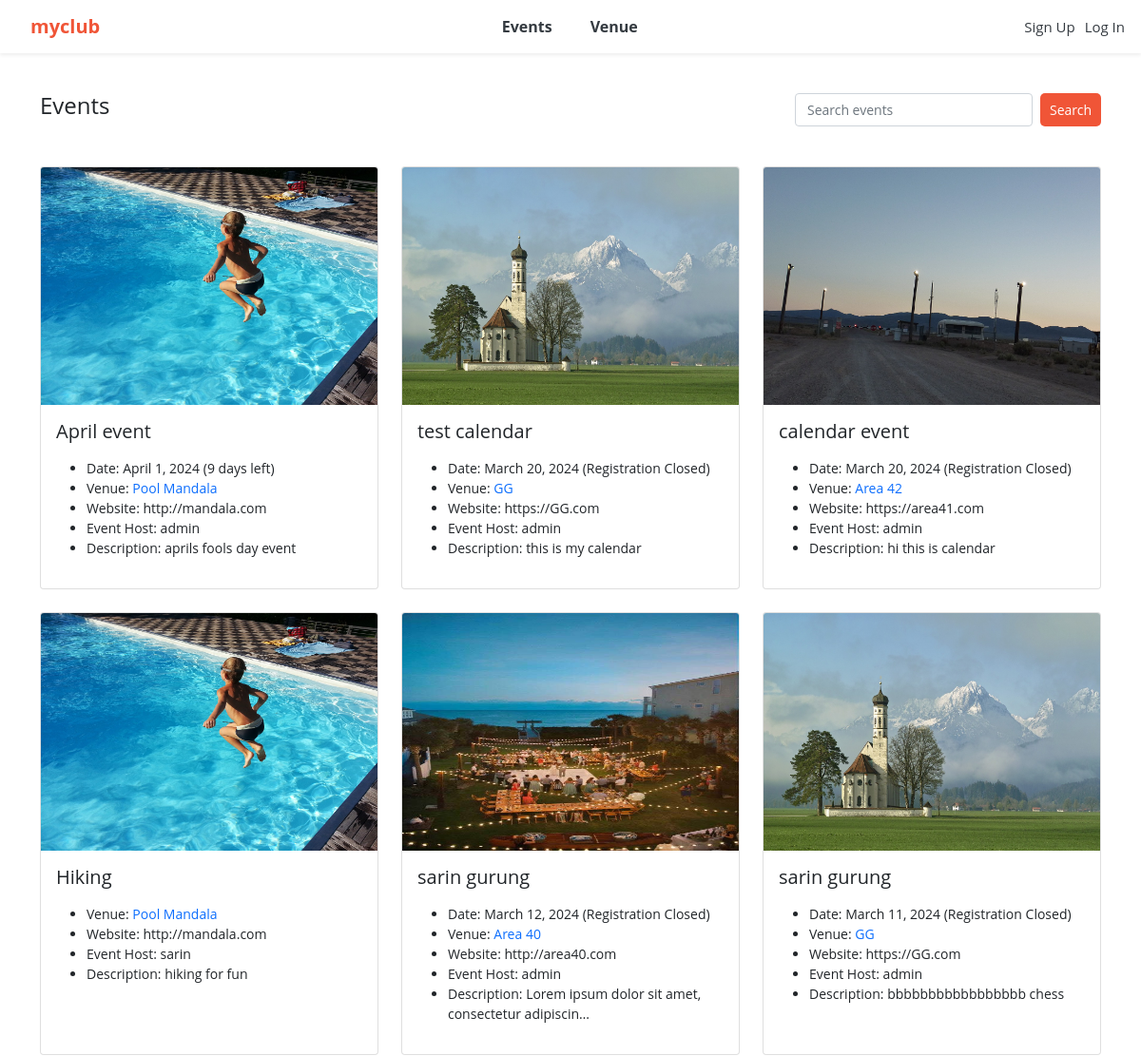
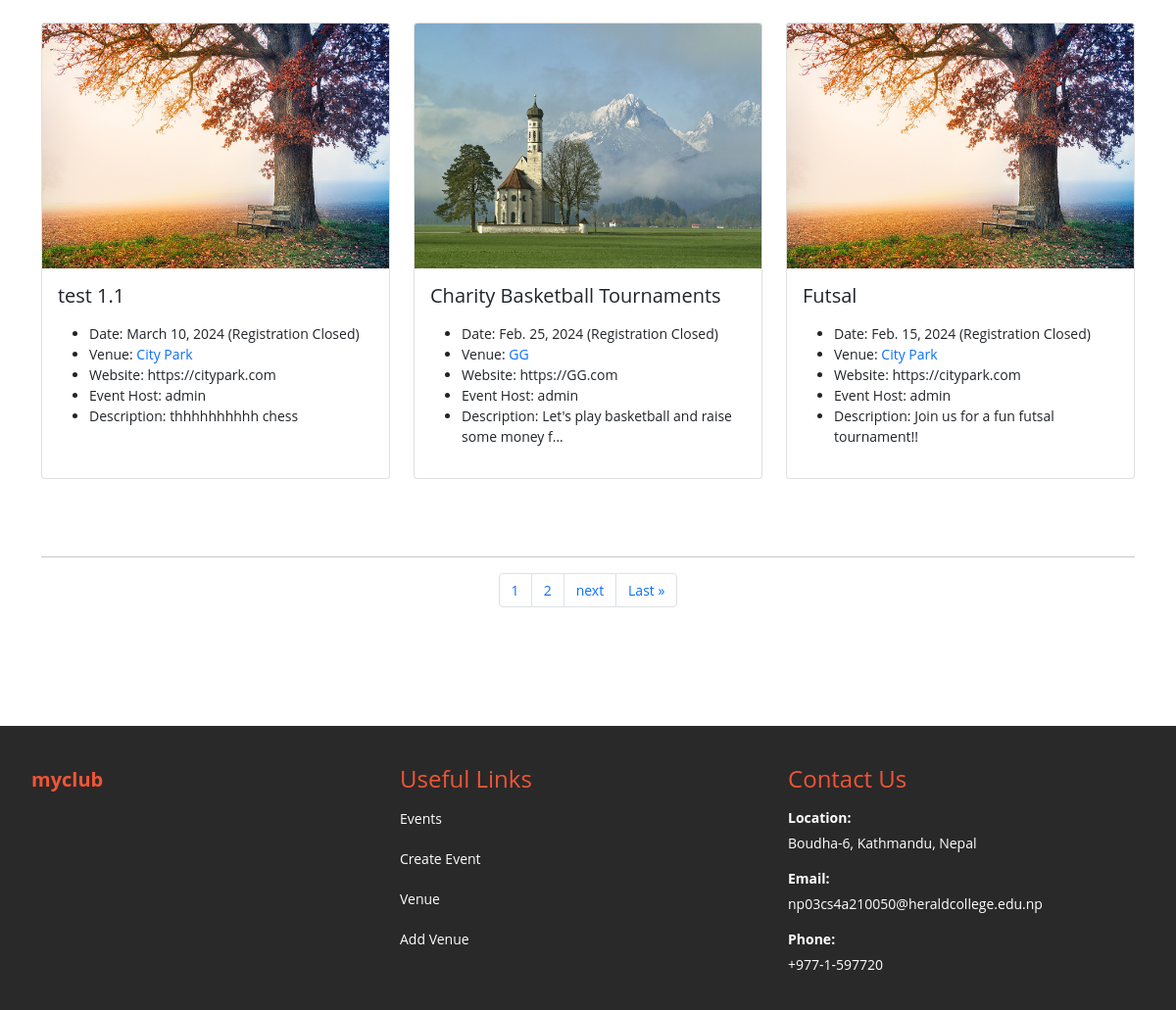
Before: /events with the older database file (2 pictures, top to bottom).
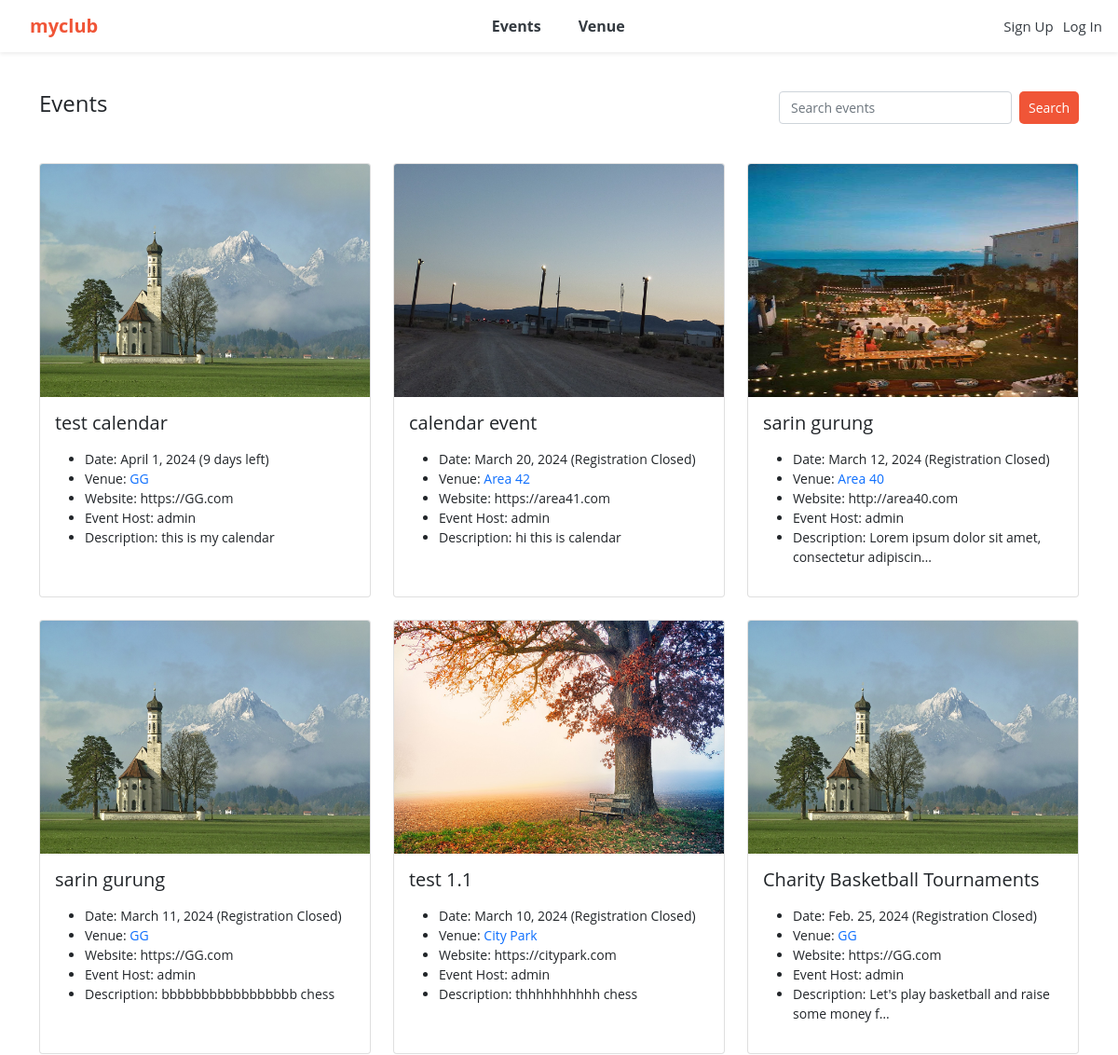
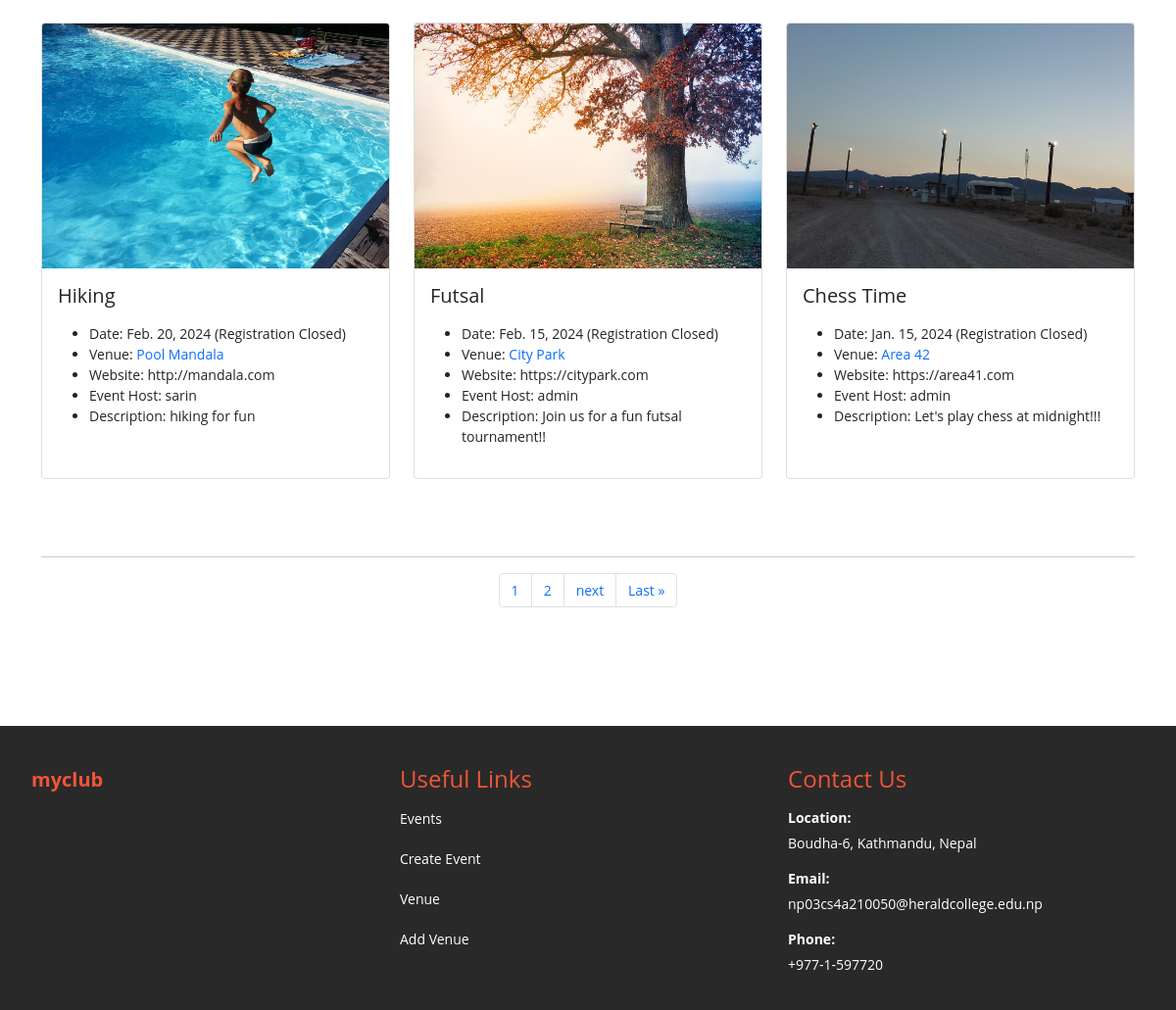
After: the same page with the newer database file (2 pictures, top to bottom).
### events/models.py (models this page shows)
class Event(models.Model):
	name = models.CharField('Event Name', max_length=120)
	event_date = models.DateField('Event Date', blank=False)
	venue = models.ForeignKey(Venue, blank=True, null=True, on_delete=models.CASCADE)
	manager = models.ForeignKey(User, blank=True, null=True, on_delete=models.SET_NULL)
	description = models.TextField(blank=True)
	attendees = models.ManyToManyField(MyClubUser, blank=True)
	def __str__(self):
		return self.name
	@property
	def Days_till(self):
		today = date.today()
		if self.event_date < today:
			return "Registration Closed"
		else:
			days_till = self.event_date - today
			if days_till.days == 1:
				return f"{days_till.days} day left"
			else:
				return f"{days_till.days} days left"
	class Meta:
		ordering = ['-event_date']

class Venue(models.Model):
	name = models.CharField('Venue Name', max_length=120)
	address = models.CharField(max_length=300)
	zip_code = models.CharField('Zip Code', max_length=15)
	phone = models.CharField('Contact Phone', max_length=25, blank=True)
	web = models.URLField('Website Address', blank=True)
	email_address = models.EmailField('Email Address', blank=True)
	owner = models.IntegerField("Venue Owner", blank=False, default=1)
	venue_description = models.TextField(blank=True)
	venue_image = models.ImageField(null=True, blank=True, upload_to="images/")
	def __str__(self):
		return self.name
	class Meta:
		ordering = ['name']

### events/views.py (the view)
# urls.py: path('events', views.all_events, name="list-events"),
def all_events(request):
	event_list = Event.objects.all().order_by('-event_date')
	p = Paginator(Event.objects.all(), 9)
	page = request.GET.get('page')
	events = p.get_page(page)
	nums = "a" * events.paginator.num_pages
	return render(request, 'events/event_list.html',
		{'event_list': event_list, 'events': events, 'nums':nums})

### events/templates/events/event_list.html (shortened to what this page needs)
{% extends 'events/base.html' %}
{% block content %}
	<nav class="custom-nav">
		<div>
			<h4>Events</h4>
		</div>
		<div>
			<form class="d-flex" method=POST action="{% url 'search_events' %}">
		        <input class="form-control me-2 small-search-input" type="search" placeholder="Search events" aria-label="Search" name="searched">
		        <button class="btn btn-outline-dark btn-light btn-sm btn-custom" type="submit">Search</button>
		      </form>
		</div>
	</nav>
	<br>
	<div class="row row-cols-1 row-cols-md-3 g-4">
	{% for event in events %}
	  <div class="col">
	    <div class="card h-100">
	    {% if event.venue.venue_image %}
	      <a href="{% url 'show-event' event.id %}"><img src="{{ event.venue.venue_image.url }}" class="card-img-top" alt="..." style="height: 250px; width: 100%;"></a>
	    {% endif %}
	      <div class="card-body">
	        <h5 class="card-title">{{event}}</h5>
	        <p class="card-text">
	        	<ul>
		    		{% if event.event_date %}
						<li>Date: {{ event.event_date }} ({{ event.Days_till }})</li>
					{% endif %}
					{% if event.venue %}
						<li>Venue: <a href="{% url 'show-venue' event.venue.id %}" style="text-decoration: none;">{{ event.venue }}</a></li>
					{% endif %}
					{% if event.venue.web %}
						<li>Website: {{ event.venue.web }}</li>
					{% endif %}
					{% if event.manager %}
						<li>Event Host: {{ event.manager }}</li>
					{% endif %}
					{% if event.description %}
						<li>Description: {{ event.description|linebreaksbr|truncatechars:50 }}</li>
					{% endif %}
				</ul>
	        </p>
	      </div>
	    </div>
	  </div>
	  {% endfor%}
	</div>
	<br><br><br>
	<hr>
	<nav aria-label="Page navigation example">
		<ul class="pagination justify-content-center">
			{% for i in nums %}
				<li class="page-item">
					<a class="page-link" href="?page={{ forloop.counter }}">{{ forloop.counter }}</a>
				</li>
			{% endfor %}
			{% if events.has_next %}
				<li class="page-item">
					<a class="page-link" href="?page={{ events.next_page_number }}">next</a>
				</li>
				<li class="page-item">
					<a class="page-link" href="?page={{ events.paginator.num_pages }}">Last &raquo</a>
				</li>
			{% endif %}
		</ul>
	</nav>
{% endblock %}

### events/templates/events/base.html (shortened to what this page needs)
<!doctype html>
<html lang="en">
  <head>
    <link rel="stylesheet" href="https://cdn.jsdelivr.net/npm/bootstrap-icons@1.11.3/font/bootstrap-icons.min.css">
    <link href="https://cdn.jsdelivr.net/npm/bootstrap@5.0.2/dist/css/bootstrap.min.css" rel="stylesheet">
  </head>
  <body>
  	{% include 'events/navbar.html' %}
  	<br>
    <div class="container">
    	{% block content %}
  	  {% endblock %}
    </div>
    <br><br><br><br><br>
    {% include 'events/footer.html' %}
  </body>
</html>

### events/templates/events/navbar.html (shortened to what this page needs)
<nav class="navbar navbar-expand-lg navbar-light bg-white sticky-top text-center shadow-sm">
  <div class="container-fluid">
    <a class="navbar-brand" href="{% url 'home' %}">myclub</a>
    <div class="collapse navbar-collapse" id="navbarSupportedContent">
      <ul class="navbar-nav mx-auto mb-2 mb-lg-0">
        {% if user.is_authenticated %}
          <li class="nav-item">
            <a class="nav-link" href="{% url 'list-events' %}">Events</a>
          </li>
          <li class="nav-item">
            <a class="nav-link" href="{% url 'my_events' %}">My Event</a>
          </li>
        {% else %}
          <li class="nav-item">
            <a class="nav-link" href="{% url 'list-events' %}">Events</a>
          </li>
        {% endif %}
        {% if user.is_authenticated %}
          <li class="nav-item">
            <a class="nav-link" href="{% url 'list-venues' %}">Venue</a>
          </li>
          <li class="nav-item">
            <a class="nav-link" href="{% url 'my_venues' %}">My Venue</a>
          </li>
        {% else %}
          <li class="nav-item">
            <a class="nav-link" href="{% url 'list-venues' %}">Venue</a>
          </li>
        {% endif %}
      </ul>
    </div>
    <div class="ms-auto">
      <ul class="navbar-nav">
        {% if user.is_authenticated %}
          <li class="nav-item">
            <a class="custom-link custom-pad" href="{% url 'logout' %}">Log Out</a>
          </li>
        {% else %}
          <li class="nav-item">
            <a class="custom-link" href="{% url 'register_user' %}">Sign Up</a>
          </li>
          <li class="nav-item">
            <a class="custom-link custom-pad" href="{% url 'login' %}">Log In</a>
          </li>
        {% endif %}
      </ul>
    </div>
  </div>
</nav>

### events/templates/events/footer.html (shortened to what this page needs)
<footer>
    <div class="footer-brand">
        <a class="navbar-brand" href="{% url 'home' %}">myclub</a>
    </div>
    <div class="footer-links">
        <h4 class="footer-heading">Useful Links</h4>
        <ul class="footer-ul">
            <li class="footer-li"><a class="footer-a" href="{% url 'list-events' %}">Events</a></li>
            <li class="footer-li"><a class="footer-a" href="{% url 'add-event' %}">Create Event</a></li>
            <li class="footer-li"><a class="footer-a" href="{% url 'list-venues' %}">Venue</a></li>
            <li class="footer-li"><a class="footer-a" href="{% url 'add-venue' %}">Add Venue</a></li>
        </ul>
    </div>
    <div class="footer-contact">
        <h4 class="footer-heading extra-padding">Contact Us</h4>
        <ul class="footer-ul">
            <strong>Location:</strong> <br>
            <li class="footer-li">Boudha-6, Kathmandu, Nepal</li>
            <strong>Email:</strong> <br>
            <li class="footer-li">np03cs4a210050@heraldcollege.edu.np</li>
            <strong>Phone:</strong> <br>
            <li class="footer-li">+977-1-597720</li>
        </ul>
    </div>
</footer>

### events/templates/events/base.html (style rules this page uses)
body { font-size: 14px; font-weight: 400; font-family: "Open Sans", sans-serif; background: #FFFFFF; }
.form-control { font-size: 14px; }
.custom-nav { display: flex; justify-content: space-between; align-items: center; padding-top: 20px; padding-bottom: 20px; background-color: #FFFFFF; }
.small-search-input { width: 250px; height: 35px; font-size: 14px; }
.d-flex { padding-right: 0px; }
.btn-custom { font-size: 14px; color: #FFFFFF; background-color: #f05537; cursor: pointer; padding: 5px 10px; text-decoration: none; border: none; border-radius: 5px; }

### events/templates/events/navbar.html (style rules this page uses)
:root { --bs-primary: #f05537; --bs-orange: #d1410c; }
.navbar-brand { padding-left: 20px; font-weight: bold; color: var(--bs-primary) !important; }
.navbar-nav .nav-item a.nav-link { font-size: 16px; font-weight: bold; color: #343a40; padding-left: 20px; padding-right: 20px; }
.custom-link { font-size: 15px; color: #343a40; text-decoration: none; }
.custom-pad { padding-right: 5px; padding-left: 10px; }

### events/templates/events/footer.html (style rules this page uses)
footer { display: flex; justify-content: space-between; background-color: #292929; padding-top: 40px; padding-bottom: 15px; }
.footer-brand { flex: 1; padding-left: 12px; color: white; }
.footer-links { flex: 1; color: white; }
.footer-contact { flex: 1; color: white; }
.footer-heading { color: #f05537; margin-bottom: 10px; }
.extra-padding { padding-bottom: 4px; }
.footer-ul { list-style: none; padding: 0; }
.footer-ul .footer-li { margin-bottom: 10px; padding: 5px 0; }
.footer-ul .footer-li .footer-a { text-decoration: none; color: white; }

Changed rows visible on the page:
removed Event: venue.venue_image (picture), name "April event", event_date "April 1, 2024", Days_till "9 days left", venue "Pool Mandala", venue.web "http://mandala.com", manager "admin", description "aprils fools day event"
changed Event "test calendar": event_date "March 20, 2024" → "April 1, 2024"; Days_till "Registration Closed" → "9 days left"
changed Event "Hiking": event_date (not shown) → "Feb. 20, 2024"; Days_till (not shown) → "Registration Closed"; moves down the list
now on this page (row unchanged): Event: venue.venue_image (picture), name "Chess Time", event_date "Jan. 15, 2024", Days_till "Registration Closed", venue "Area 42", venue.web "https://area41.com", manager "admin", description "Let's play chess at midnight!!!"
